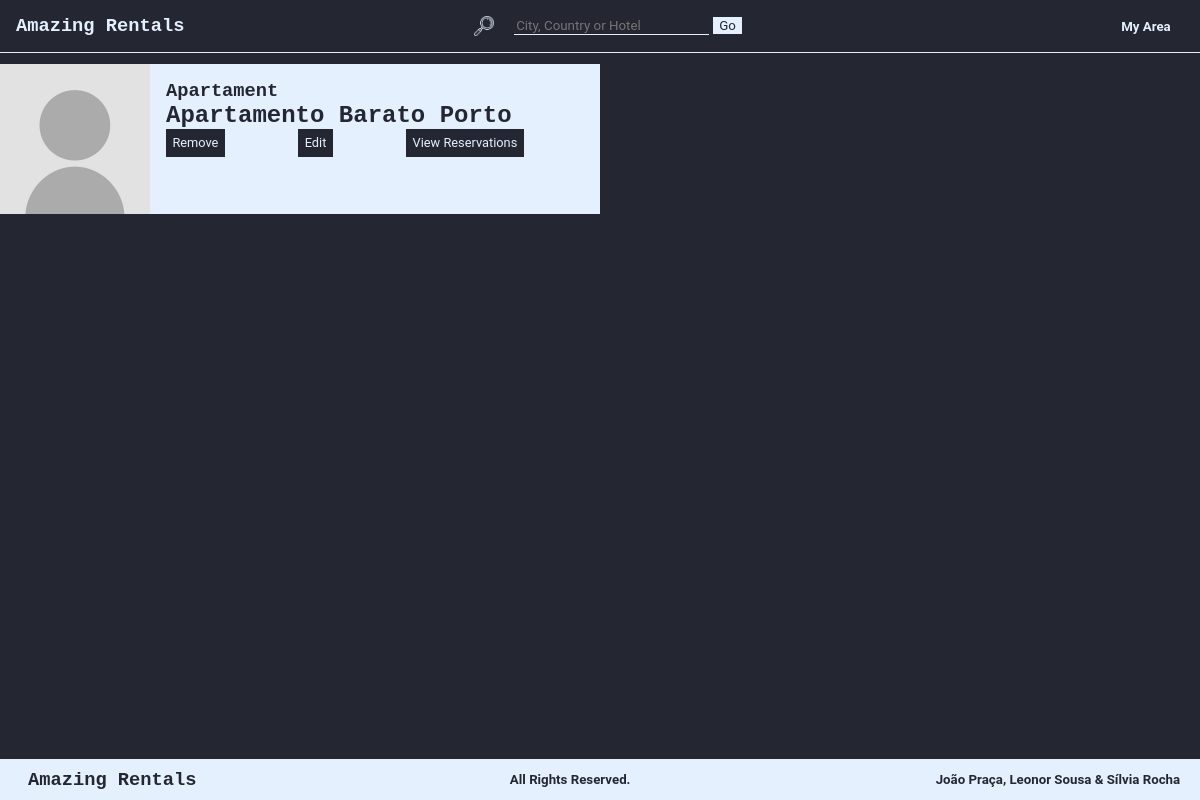
Page /listProperties.php (signed in) on the earlier database version.
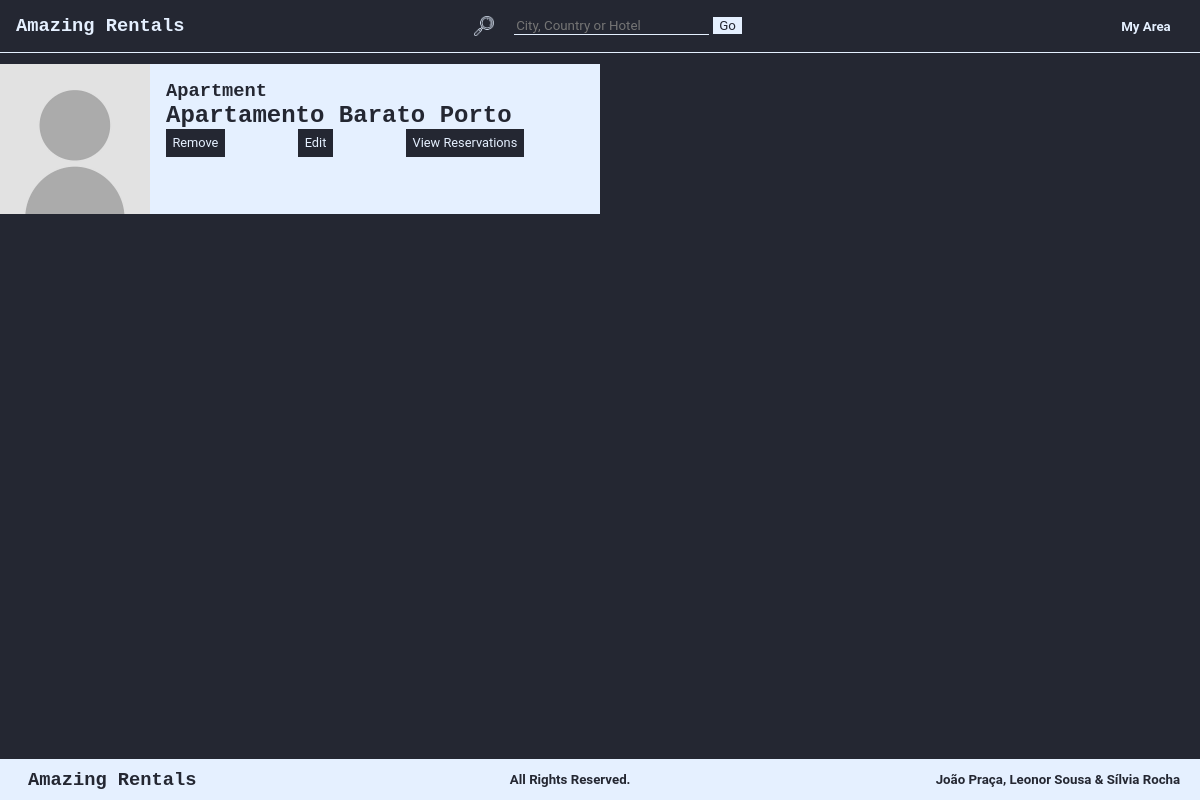
Same page on the later database version.
### tables this page shows
CREATE TABLE Habitacao (
    idHabitacao INTEGER PRIMARY KEY,
    nome        TEXT,
    numQuartos  INTEGER CHECK (numQuartos > 0), 
    maxHospedes INTEGER CHECK (maxHospedes > 0),  
    precoNoite  REAL    CHECK (precoNoite > 0), 
    taxaLimpeza REAL CHECK (taxaLimpeza >= 0), 
    descricao   TEXT,
    latitude    REAL    CHECK(latitude>=-90 and latitude<=90),
    longitude   REAL    CHECK(longitude>=-180 and longitude<=180),
    morada      TEXT,
    idCidade    INTEGER REFERENCES Cidade(idCidade) ON DELETE RESTRICT ON UPDATE RESTRICT, 
    idUtilizador INTEGER REFERENCES Utilizador(idUtilizador) ON DELETE CASCADE ON UPDATE CASCADE,
    idTipo      INTEGER REFERENCES TipoDeHabitacao (idTipo) ON DELETE SET NULL ON UPDATE CASCADE, 
    idPolitica  INTEGER REFERENCES PoliticaDeCancelamento (idPolitica) ON DELETE RESTRICT ON UPDATE CASCADE
);

CREATE TABLE TipoDeHabitacao (
    idTipo  INTEGER PRIMARY KEY,
    nome    VARCHAR(30) UNIQUE NOT NULL
);

### database/habitations.php (called while the page is built, shortened)
<?php
function getProperties($user_id){
    global $db;
    $stmt = $db->prepare('SELECT * FROM Habitacao WHERE idUtilizador = ?');
    $stmt->execute(array($user_id));
    return $stmt->fetchAll();
}
function getNameType($id){
    global $db;
    $stmt = $db->prepare('SELECT nome FROM TipoDeHabitacao WHERE idTipo=?');
    $stmt->execute(array($id));
    return $stmt->fetch();
}
function getHabitationPictures($id){
    global $db;
    $stmt = $db->prepare('SELECT * FROM Imagem WHERE idHabitacao=?');
    $stmt->execute(array($id));
    return $stmt->fetchAll();
}
?>

### templates/properties/viewShortProperty.php (the view)
<section class="propertyShort">
        <?php
            include_once("database/connection.php");
            include_once("database/habitations.php");
            $picture=getHabitationPictures($habitation['idHabitacao']);
            if ($picture != null){
                echo '<img src=' . $picture['urlImagem'] . 'alt=' . $picture['legenda'] . '>';
            }
            else{
                echo '<img src="images/ownerPicture.jpg"  alt="Habitation Picture">';
            }
        ?>
        <div class="rightText">
            <h3><?=getNameType($habitation['idTipo'])['nome']?></h3>
            <h1><?=$habitation['nome']?></h1>
            <div class="horizontalElements">
                <a href="#" class="submit"><p>Remove</p></a>
                <a href="editProperty.php?id=<?=$habitation['idHabitacao']?>" class="submit"><p>Edit</p></a>
                <a href="listReservationsByProperty.php?id=<?=$habitation['idHabitacao']?>" class="submit"><p>View Reservations</p></a>
            </div>
        </div>
</section>

### listProperties.php (shortened to what this page needs)
<?php
  include('database/connection.php');
  include('database/habitations.php');
  include('templates/common/header.php');
  $properties = getProperties($_SESSION['user']);
  foreach ($properties as $habitation){
    include("templates/properties/viewShortProperty.php");
  }
  include('templates/common/footer.php');
?>

Differences in the rows shown:
changed habitacao "Apartamento Barato Porto": idTipo.nome "Apartament" → "Apartment"
